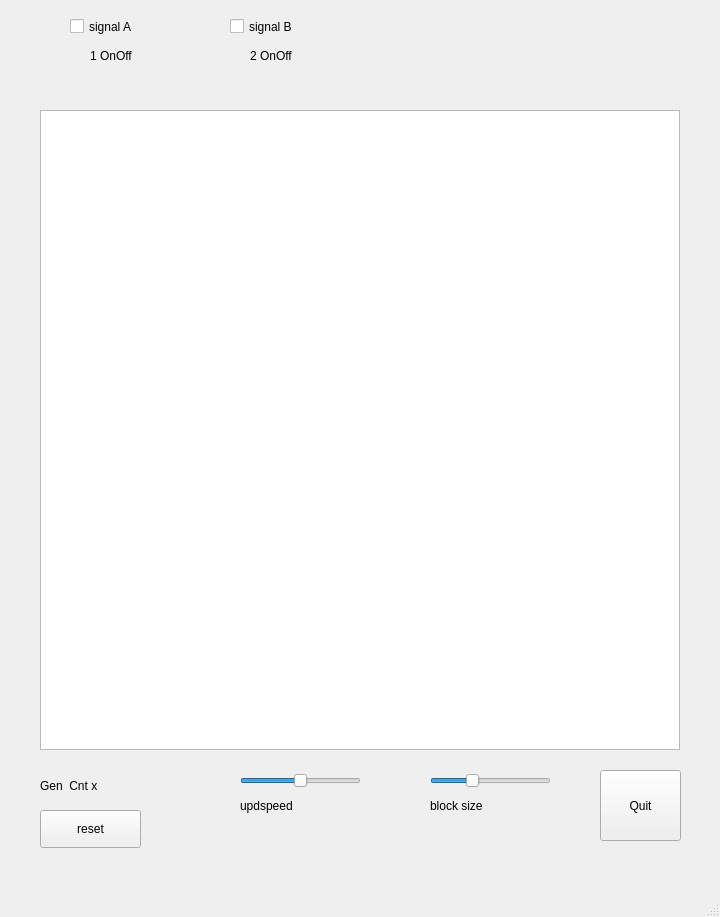
<?xml version="1.0" encoding="UTF-8"?>
<ui version="4.0">
 <class>MainWindow</class>
 <widget class="QMainWindow" name="MainWindow">
  <property name="geometry">
   <rect>
    <x>0</x>
    <y>0</y>
    <width>720</width>
    <height>917</height>
   </rect>
  </property>
  <property name="windowTitle">
   <string>MainWindow</string>
  </property>
  <widget class="QWidget" name="centralwidget">
   <widget class="QGraphicsView" name="graphicsView">
    <property name="geometry">
     <rect>
      <x>40</x>
      <y>110</y>
      <width>640</width>
      <height>640</height>
     </rect>
    </property>
   </widget>
   <widget class="QPushButton" name="pushButton">
    <property name="geometry">
     <rect>
      <x>600</x>
      <y>770</y>
      <width>81</width>
      <height>71</height>
     </rect>
    </property>
    <property name="text">
     <string>Quit</string>
    </property>
   </widget>
   <widget class="QSlider" name="SliderUpdateSpeed">
    <property name="geometry">
     <rect>
      <x>240</x>
      <y>770</y>
      <width>121</width>
      <height>21</height>
     </rect>
    </property>
    <property name="minimum">
     <number>0</number>
    </property>
    <property name="maximum">
     <number>100</number>
    </property>
    <property name="value">
     <number>50</number>
    </property>
    <property name="sliderPosition">
     <number>50</number>
    </property>
    <property name="orientation">
     <enum>Qt::Horizontal</enum>
    </property>
    <property name="invertedAppearance">
     <bool>false</bool>
    </property>
    <property name="invertedControls">
     <bool>false</bool>
    </property>
   </widget>
   <widget class="QLabel" name="labelUpdspeed">
    <property name="geometry">
     <rect>
      <x>240</x>
      <y>790</y>
      <width>121</width>
      <height>31</height>
     </rect>
    </property>
    <property name="text">
     <string>updspeed</string>
    </property>
   </widget>
   <widget class="QLabel" name="labelOut1">
    <property name="geometry">
     <rect>
      <x>90</x>
      <y>40</y>
      <width>71</width>
      <height>31</height>
     </rect>
    </property>
    <property name="text">
     <string>1 OnOff</string>
    </property>
   </widget>
   <widget class="QLabel" name="labelOut2">
    <property name="geometry">
     <rect>
      <x>250</x>
      <y>40</y>
      <width>71</width>
      <height>31</height>
     </rect>
    </property>
    <property name="text">
     <string>2 OnOff</string>
    </property>
   </widget>
   <widget class="QCheckBox" name="checkBox1">
    <property name="geometry">
     <rect>
      <x>70</x>
      <y>10</y>
      <width>101</width>
      <height>33</height>
     </rect>
    </property>
    <property name="styleSheet">
     <string notr="true">font: 75 16pt &quot;PibotoLt&quot;;</string>
    </property>
    <property name="text">
     <string>signal A</string>
    </property>
   </widget>
   <widget class="QCheckBox" name="checkBox2">
    <property name="geometry">
     <rect>
      <x>230</x>
      <y>10</y>
      <width>101</width>
      <height>33</height>
     </rect>
    </property>
    <property name="text">
     <string>signal B</string>
    </property>
   </widget>
   <widget class="QLabel" name="labelGen">
    <property name="geometry">
     <rect>
      <x>40</x>
      <y>770</y>
      <width>111</width>
      <height>31</height>
     </rect>
    </property>
    <property name="text">
     <string>Gen  Cnt x</string>
    </property>
   </widget>
   <widget class="QLabel" name="labelBlocksize">
    <property name="geometry">
     <rect>
      <x>430</x>
      <y>790</y>
      <width>121</width>
      <height>31</height>
     </rect>
    </property>
    <property name="text">
     <string>block size</string>
    </property>
   </widget>
   <widget class="QSlider" name="SliderBlocksize">
    <property name="geometry">
     <rect>
      <x>430</x>
      <y>770</y>
      <width>121</width>
      <height>21</height>
     </rect>
    </property>
    <property name="minimum">
     <number>1</number>
    </property>
    <property name="maximum">
     <number>10</number>
    </property>
    <property name="pageStep">
     <number>2</number>
    </property>
    <property name="value">
     <number>4</number>
    </property>
    <property name="sliderPosition">
     <number>4</number>
    </property>
    <property name="orientation">
     <enum>Qt::Horizontal</enum>
    </property>
    <property name="invertedAppearance">
     <bool>false</bool>
    </property>
    <property name="invertedControls">
     <bool>false</bool>
    </property>
   </widget>
   <widget class="QPushButton" name="btnGenReset">
    <property name="geometry">
     <rect>
      <x>40</x>
      <y>810</y>
      <width>101</width>
      <height>38</height>
     </rect>
    </property>
    <property name="text">
     <string>reset</string>
    </property>
   </widget>
  </widget>
  <widget class="QMenuBar" name="menubar">
   <property name="geometry">
    <rect>
     <x>0</x>
     <y>0</y>
     <width>720</width>
     <height>34</height>
    </rect>
   </property>
  </widget>
  <widget class="QStatusBar" name="statusbar"/>
 </widget>
 <resources/>
 <connections/>
</ui>
